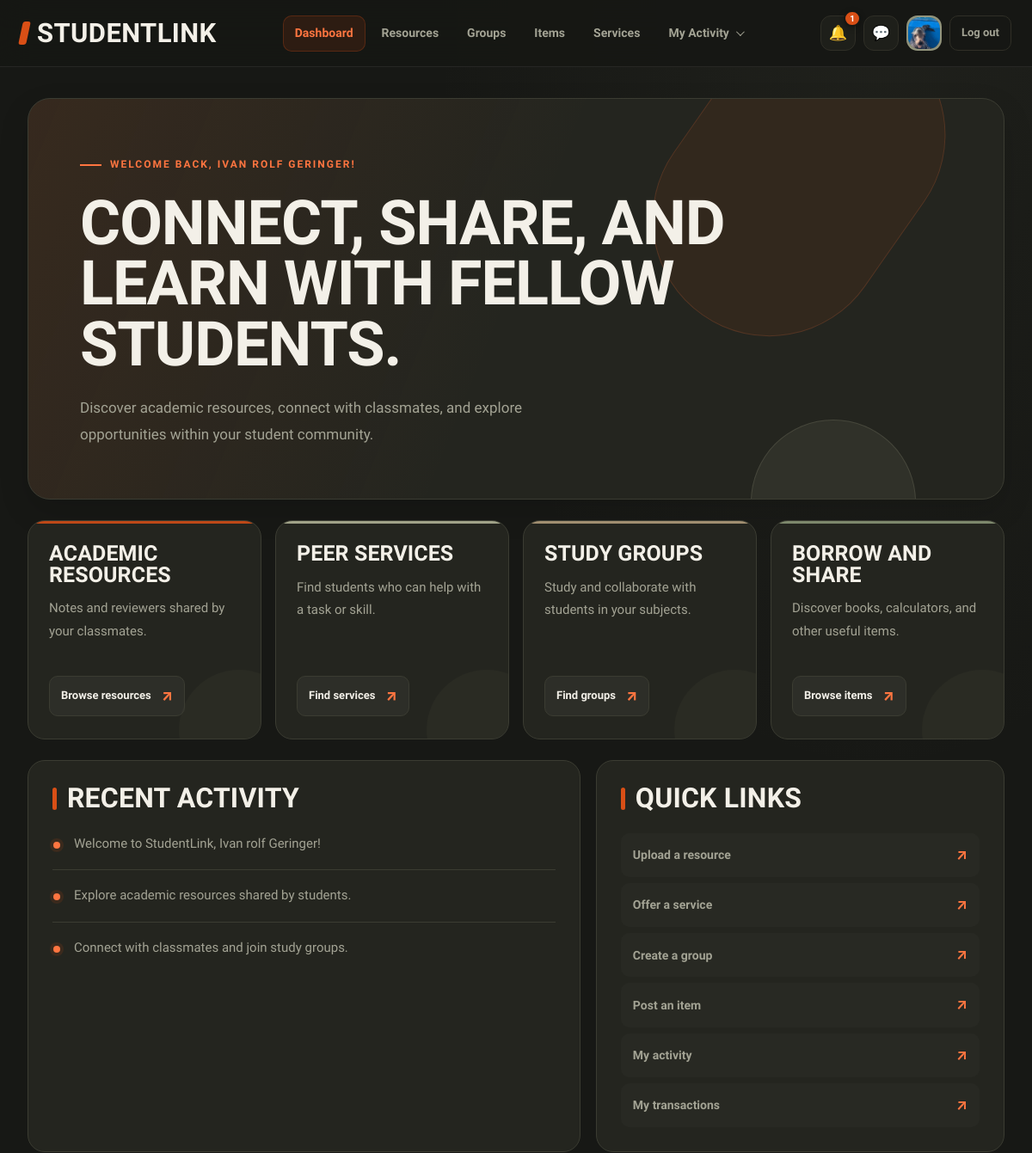
The page /dashboard.php (signed in, upper part) on the database as committed earlier.
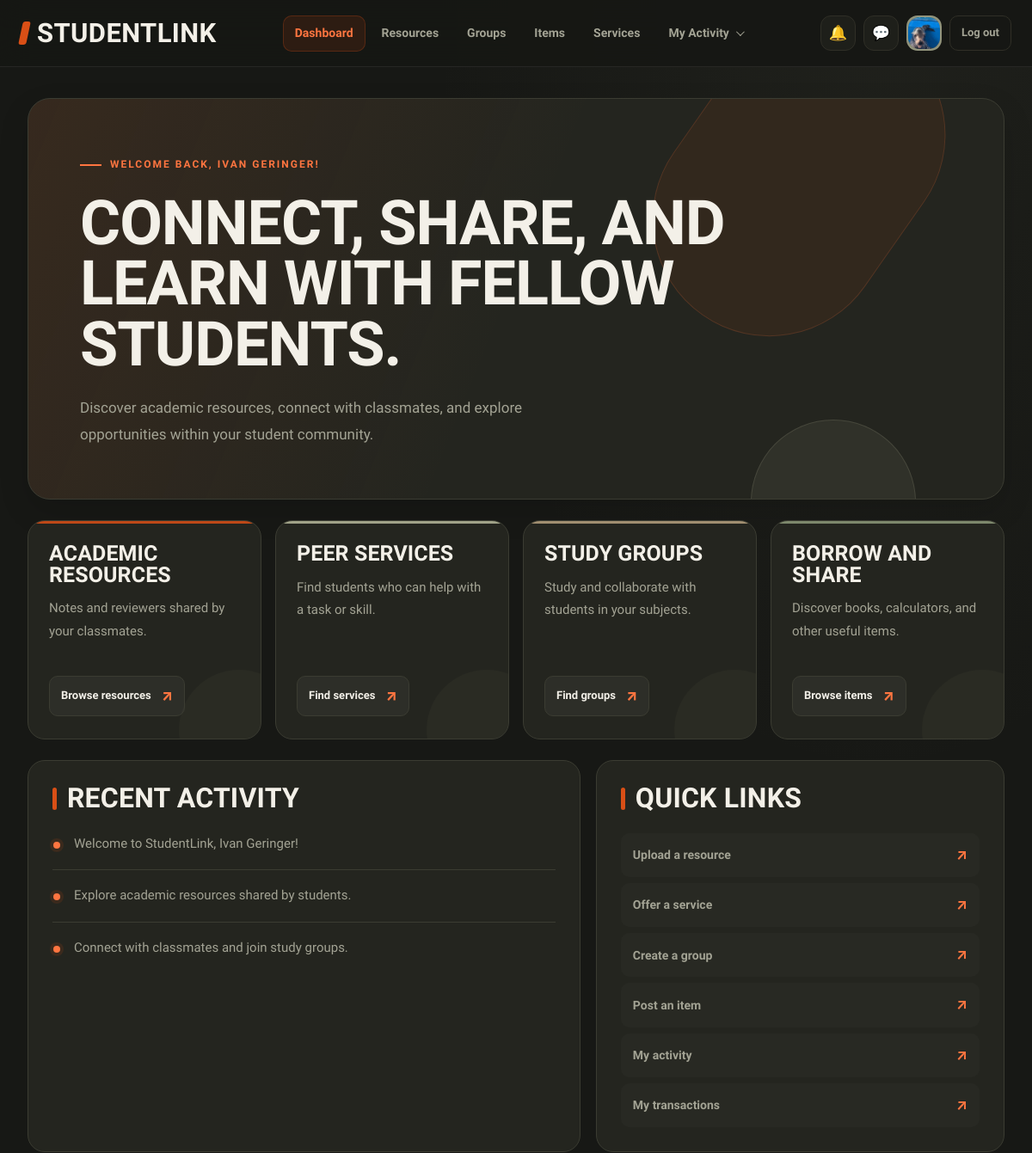
The same page on the database as committed later.
### tables this page shows
CREATE TABLE `users` (
  `id` int(10) UNSIGNED NOT NULL,
  `full_name` varchar(100) NOT NULL,
  `email` varchar(150) NOT NULL,
  `password_hash` varchar(255) DEFAULT NULL,
  `google_id` varchar(64) DEFAULT NULL,
  `course` varchar(50) DEFAULT NULL,
  `year_level` varchar(20) DEFAULT NULL,
  `about` text DEFAULT NULL,
  `skills` varchar(255) DEFAULT NULL,
  `photo_path` varchar(255) DEFAULT NULL,
  `role` enum('student','admin') NOT NULL DEFAULT 'student',
  `status` enum('Active','Suspended') NOT NULL DEFAULT 'Active',
  `created_at` timestamp NOT NULL DEFAULT current_timestamp()
);

### includes/functions.php (called while the page is built, shortened)
<?php
function e($v) {
    return htmlspecialchars((string) $v, ENT_QUOTES, 'UTF-8');
}

### dashboard.php (the view, shortened to what the changed rows need)
<?php
require_once __DIR__ . '/db_connect.php';
$userId = (int) $_SESSION['user_id'];
$stmt = $conn->prepare("
    SELECT id, full_name, email, role, status
    FROM users
    WHERE id = ?
    LIMIT 1
");
$stmt->bind_param("i", $userId);
$stmt->execute();
$result = $stmt->get_result();
$user = $result->fetch_assoc();
$user['name'] = $user['full_name'];
$studentName = htmlspecialchars(
    $user['full_name'],
    ENT_QUOTES,
    'UTF-8'
);
$active = 'dashboard';
$css = ['dashboard'];
$bare = false;
require_once __DIR__ . '/includes/header.php';
?>
<link rel="stylesheet" href="css/dashboard.css">
<main class="wrap">
    <section class="hero">
        <small>Welcome back, <?= $studentName ?>!</small>
        <h1>Connect, share, and learn with fellow students.</h1>
        <p>
            Discover academic resources, connect with classmates,
            and explore opportunities within your student community.
        </p>
    </section>
    <section class="tiles" aria-label="Dashboard sections">
        <article class="tile">
            <h2>Academic Resources</h2>
        </article>
        <article class="tile">
            <h2>Peer Services</h2>
        </article>
        <article class="tile">
            <h2>Study Groups</h2>
        </article>
        <article class="tile">
            <h2>Borrow and Share</h2>
        </article>
    </section>
    <section class="lower">
        <div class="info">
            <h2>Recent Activity</h2>
            <ul class="feed">
                <li>Welcome to StudentLink, <?= $studentName ?>!</li>
                <li>Explore academic resources shared by students.</li>
                <li>Connect with classmates and join study groups.</li>
            </ul>
        </div>
        <div class="info">
            <h2>Quick Links</h2>
        </div>
    </section>
</main>
<?php
require_once __DIR__ . '/includes/footer.php';
?>

### includes/header.php (shortened to what the changed rows need)
<?php
require_once __DIR__ . '/functions.php';
require_once __DIR__ . '/../db_connect.php';
$css = $css ?? [];
$active = $active ?? '';
$bare = $bare ?? false;
$headerName = $_SESSION['full_name']
    ?? $_SESSION['user']
    ?? 'Student';
$headerPhoto = '';
$unreadNotificationCount = 0;
if (!empty($_SESSION['user_id'])) {
    $headerUserId = (int) $_SESSION['user_id'];
    $photoStmt = $conn->prepare("
        SELECT full_name, photo_path
        FROM users
        WHERE id = ?
        LIMIT 1
    ");
    if ($photoStmt) {
        $photoStmt->bind_param('i', $headerUserId);
        $photoStmt->execute();
        $photoResult = $photoStmt->get_result();
        $headerUser = $photoResult->fetch_assoc();
        if ($headerUser) {
            $headerName = $headerUser['full_name'] ?: $headerName;
            if (!empty($headerUser['photo_path'])) {
                $headerPhoto = $headerUser['photo_path'];
            }
        }
    }
    $notificationStmt = $conn->prepare("
        SELECT COUNT(*) AS unread_count
        FROM notifications
        WHERE user_id = ?
        AND is_read = 0
    ");
    if ($notificationStmt) {
        $notificationStmt->bind_param('i', $headerUserId);
        $notificationStmt->execute();
        $notificationResult = $notificationStmt->get_result();
        $notificationRow = $notificationResult->fetch_assoc();
        $unreadNotificationCount = (int) (
            $notificationRow['unread_count'] ?? 0
        );
    }
}
?>
<!DOCTYPE html>
<html lang="en">
<head>
    <?php foreach ($css as $stylesheet): ?>
        <link
            rel="stylesheet"
            href="css/<?= e($stylesheet) ?>.css"
        >
    <?php endforeach; ?>
</head>
<body>
<?php if (!$bare): ?>
<nav class="nav" aria-label="Main navigation">
    <div class="nav-tools">
        <a
            class="icon-btn notification-link"
            href="notifications.php"
            aria-label="<?= $unreadNotificationCount > 0
                ? 'Notifications, ' . $unreadNotificationCount . ' unread'
                : 'Notifications' ?>"
            title="Notifications"
            <?= $active === 'notifications' ? 'aria-current="page"' : '' ?>
        >
            &#128276;
            <?php if ($unreadNotificationCount > 0): ?>
                <span class="notification-badge">
                    <?= $unreadNotificationCount > 99
                        ? '99+'
                        : $unreadNotificationCount ?>
                </span>
            <?php endif; ?>
        </a>
        <a
            class="avatar"
            href="profile.php"
            aria-label="Your profile"
            title="<?= e($headerName) ?>"
        >
            <?php if ($headerPhoto !== ''): ?>
                <img
                    src="<?= e($headerPhoto) ?>"
                    alt="Your profile photo"
                >
            <?php else: ?>
                <?= e(initials($headerName)) ?>
            <?php endif; ?>
        </a>
    </div>
</nav>
<?php endif; ?>
</body>
</html>

Rows that differ between the two databases and show on the page:
changed users: full_name "IVAN ROLF GERINGER" → "IVAN GERINGER"; full_name "Ivan rolf Geringer" → "Ivan Geringer"
Other text that changed with them:
$unreadNotificationCount: "1" → (not shown)
